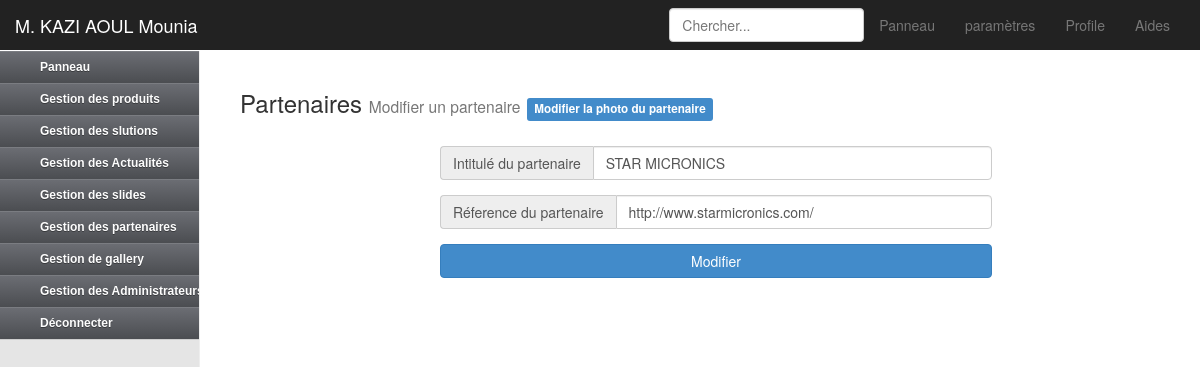
Screenshot of /admin/modifierPartenaire.php?monpro=1 (signed in) with the database file from the repository.
### tables this page shows
CREATE TABLE IF NOT EXISTS `partenaire` (
  `id_partenaire` int(11) NOT NULL AUTO_INCREMENT,
  `intitule_partenaire` varchar(100) NOT NULL,
  `lien_partenaire` varchar(100) NOT NULL,
  `image_partenaire` varchar(100) NOT NULL,
  `date_partenaire` timestamp NOT NULL DEFAULT CURRENT_TIMESTAMP ON UPDATE CURRENT_TIMESTAMP,
  PRIMARY KEY (`id_partenaire`)
);

### admin/modifierPartenaire.php (the view, shortened to what this page needs)
<?php
if(isset($_GET['monpro']))
{
	$monPartenaire=$_GET['monpro'];
	$monPartenaire = mysql_real_escape_string($monPartenaire);
	$getPartenaire = mysql_query("SELECT * FROM partenaire WHERE id_partenaire='$monPartenaire'") or die(mysql_error());
	$nombreResultat=mysql_num_rows($getPartenaire);
	if($nombreResultat==0)
	{
	echo ("<p class='bg-danger'>Partenaire introuvable.</p>");
	}
	else
	{
	$partenaire= mysql_fetch_assoc($getPartenaire);
	$intitulePartenaire = $partenaire['intitule_partenaire'];
	$lienPartenaire = $partenaire['lien_partenaire'];
			?>
  <div class="text-left" href="#partenaire">
	<h3>Partenaires <small>Modifier un partenaire</small> <small><a href="modifierPhotoPartenaire.php?monpro=<?php echo $monPartenaire; ?>#partenaire"><span class="label label-primary">Modifier la photo du partenaire</span></a></small></h3>
	<br>
				<div>
				<form action="modifierPartenaire.php?monpro=<?php echo $monPartenaire; ?>#partenaire" enctype="multipart/form-data" method="POST">
						<div class="form-group form1">
							<div class="input-group" >
								<div class="input-group-addon">Intitulé du partenaire</div>
								<input class="form-control" type="text" name="intitulePartenaire" value="<?php  if (isset($_POST["intitulePartenaire"])) echo $_POST["intitulePartenaire"]; else echo$intitulePartenaire; ?>" placeholder="Saisir l'intitulé du partenaire">
							</div>
						</div>
						<div class="form-group form1">
							<div class="input-group" >
								<div class="input-group-addon">Réference du partenaire</div>
								<input class="form-control" type="text" name="lienPartenaire" value="<?php  if (isset($_POST["lienPartenaire"])) echo $_POST["lienPartenaire"]; else echo $lienPartenaire; ?>" placeholder="Saisir la réference du partenaire">
							</div>
						</div>
						<br>
					<div class="form1">
					<button type="submit" name="modifier" class="btn btn-primary btn-block" >Modifier</button>
					</div>
				</form>
				</div>
				<?php
	}
}
else echo ("<p class='bg-danger'>Erreur! Veiller selectionner un partenaire.</p>");
				?>
</div>
 <?php include('footer.php'); ?>

### admin/css/dashboard.css (style rules this page uses)
.form1 { width:60%; display:inline-block; margin-right:30px; margin-left:200px; }
body { padding-top: 50px; }

### admin/css/supplement.css (style rules this page uses)
body { background:url(img/bg.png) repeat;width:1200px;margin:0 auto }

### rows the page displays
partenaire: intitulePartenaire "STAR MICRONICS", lienPartenaire "http://www.starmicronics.com/"

### other values shown
$_SESSION["NOM_ADMIN_VAL"] "KAZI AOUL"
$_SESSION["PRENOM_ADMIN_VAL"] "Mounia"
